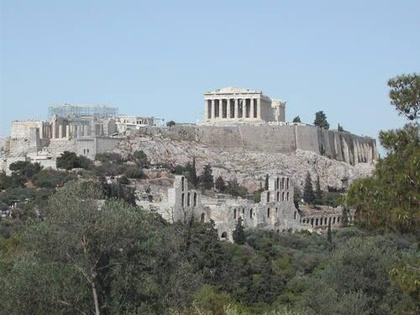
%> input picture baseRef/1_1.JPG, 420 x 315 px, shrunk from 500 x 375 before the run; its folder holds only this picture in this run
$ octave Main.m   (GNU Octave 9; MATLAB toolbox functions it lacks are replaced by stand-ins)
%> lines starting %> are read from the running program, lines starting %| are printed output that depends on the picture
### signatures_images_ref.m
function [sig,nom,tab] = signatures_images_ref(rep2,nom_methode,fin,nb_images_ref)
%> called with rep2 = 'baseRef/', nom_methode = 'histogrammeSwainBallard', fin = 8, nb_images_ref = 12
% Creer la signature de chaque image de references, pour ensuite dans le
% code, les comparer avec l'image test (pas ici)
% Cette fonction avait pour but d'être réutilisée pour la suite du
% programme, d'où le switch ->case
nom = cell (2,nb_images_ref*fin);
tab= cell(1,nb_images_ref*fin);
sig= cell(1,nb_images_ref*fin);
switch nom_methode

    case 'histogrammeLBP' % Comparaisons histogramme LBP
        compteur=1;
        disp('creer les signatures');
        for i = 1:fin
            for j=1:nb_images_ref
                img = double(imread(sprintf('%s%d_%d.JPG',rep2,i,j)))/255;
                tab{compteur}=img;
                nom{1,compteur}=sprintf('%d_%d.JPG',i,j);
                nom{2,compteur}=i; % Categorie de l'image
                sig{compteur}=histogrammeLBP(img);
                compteur=compteur +1;
            end
        end

    case 'histogrammeSwainBallard'

        disp('creer les signatures');
        compteur=1;
        for i = 1:fin
            for j=1:nb_images_ref
                img = double(imread(sprintf('%s%d_%d.JPG',rep2,i,j)))/255;
                tab{compteur}=img;
                nom{1,compteur}=sprintf('%d_%d.JPG',i,j);
                nom{2,compteur}=i; % Categorie de l'image
                sig{compteur}=histogrammeSwainBallard(img);

                compteur=compteur +1;
            end
        end
end

### histogrammeSwainBallard.m
function h = histogrammeSwainBallard(img)
quant=4;
nb_bin=quant^3 ;
Iq = floor(img.*256/nb_bin) ; %quantized image
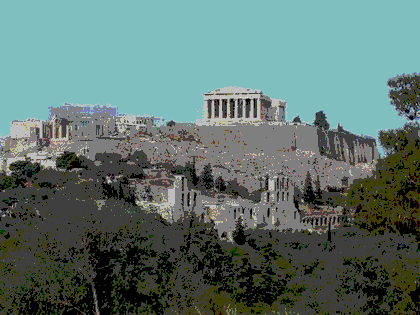
%> Iq: size 315x420x3 double; mean R, G, B 1.47, 1.82, 1.72; drawn with min black and max white
% figure
% imshow(Iq)

Iq = Iq( :, :,1) + quant*Iq( :, :,2) + quant*quant*Iq( :, :,3) ;
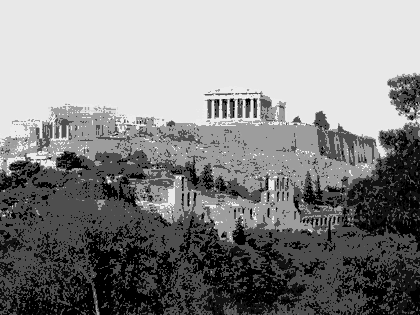
%> Iq: size 315x420 double; min 0, max 68, mean 36.3; drawn with min black and max white
h = hist(Iq(:),nb_bin); % histogramme Swain Ballard
%> h = 64 values, max 46745 at index 59, min 0 at index 2, mean 2067.2

h = h./sum(h); % normalize
%> h = 64 values, max 0.353 at index 59, min 0 at index 2, mean 0.0156
%> the run ends on the next line
end

### creer_dossier_base_ref.m
function [] = creer_dossier_base_ref(rep,fin,nb_images_ref)
% Creer le dossier contenant toutes les images de la base de test
tmp= exist ('baseRef');
if tmp==0 % si le dossier n'existe pas alors on le cr殚
    disp('Creation base de reference');
    mkdir baseRef  % On se place dans le dossier
    for i=1:fin
        rep_ref= rep{i}; % On lit chaque dossier qui contient des textures
        list=dir([rep_ref '*.JPG']);
        for j=1:nb_images_ref % On choisit nb_image_ref dans le dossier
            img=double(imread(sprintf('%s%d.JPG',rep_ref,j)))/255; % je lis
            imwrite(img,sprintf('%s%d_%d.JPG','baseRef/',i,j)); % j'閏ris
        end

    end
end
end

### initialiser_rep_categories.m
function [categories,rep,fin] = initialiser_rep_categories()


categories{1}= 'athene';
categories{2}= 'brandebourg';
categories{3}= 'cite_interdite';
categories{4}= 'gizeh';
categories{5}= 'Rio';
categories{6}= 'statue_de_la_liberte';
categories{7}= 'sydney';
categories{8}= 'Ville_prehispanique_deChichen-_Itza';


rep=[];
    rep{1} = 'athene/';
    rep{2} = 'brandebourg/';
    rep{3} = 'cite_interdite/';
    rep{4} = 'gizeh/';
    rep{5} = 'Rio/';
    rep{6} = 'statue_de_la_liberte/';
    rep{7} = 'sydney/';
    rep{8} = 'Ville_prehispanique_deChichen-_Itza/';

    fin= length(rep);
end

### Main.m
%% initialisation
clear;close all;clc

%% environment variables

[categories,rep,fin] = initialiser_rep_categories();

nb_images_ref = 12;
creer_dossier_base_ref(rep,fin,nb_images_ref);

rep_ref = 'baseRef/';

%% feature extraction --- histogrammeSwainBallard
if exist('dataSwainBallard') == 0
    disp('create feature');
    [sig_c,nom_c,tab_c] = signatures_images_ref(rep_ref,'histogrammeSwainBallard',fin,nb_images_ref);
